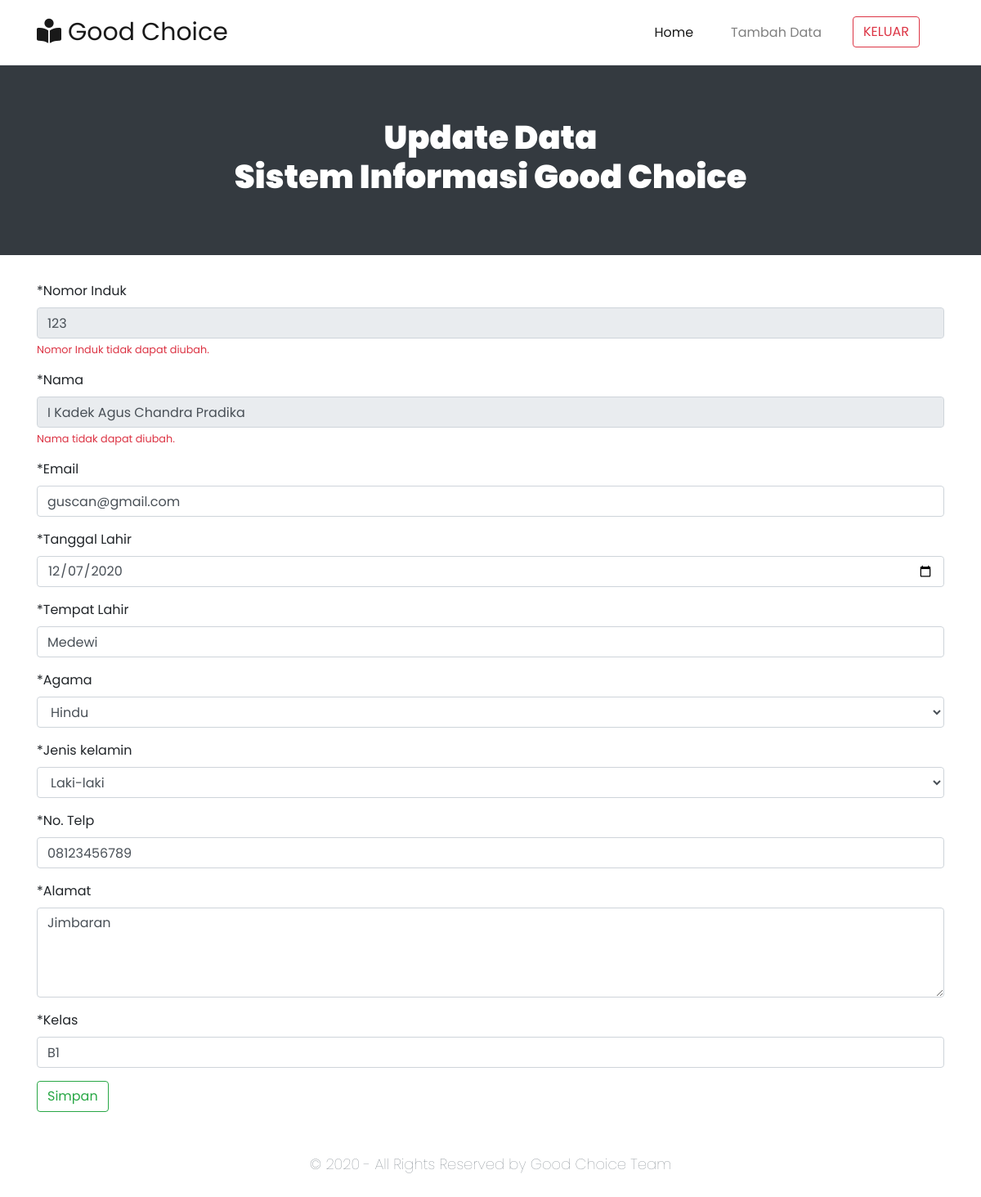
Screenshot of /data_update.php?nomor_induk=123 with the database file from the repository.
### tables this page shows
CREATE TABLE `user` (
  `nomor_induk` int(20) NOT NULL,
  `name` varchar(100) NOT NULL,
  `email` varchar(50) NOT NULL,
  `birth_date` varchar(50) NOT NULL,
  `birth_place` varchar(50) NOT NULL,
  `gender` enum('Laki-laki','Perempuan') NOT NULL,
  `religion` enum('Hindu','Islam','Buddha','Katolik','Protestan','Konghucu') NOT NULL,
  `address` varchar(100) NOT NULL,
  `telp` varchar(50) NOT NULL,
  `class` varchar(50) NOT NULL
);

### data_update.php (the view, shortened to what this page needs)
<?php
include("config.php");
$id = $_GET['nomor_induk'];
$sql = "SELECT * FROM user WHERE nomor_induk=$id";
$query = mysqli_query($db, $sql);
$siswa = mysqli_fetch_assoc($query);
?>
<!doctype html>
<html lang="en">
<head>
    <link rel="stylesheet" href="https://unpkg.com/aos@next/dist/aos.css" />
    <link rel="stylesheet" href="dashboard.css">
    <link rel="stylesheet" href="https://cdn.jsdelivr.net/npm/bootstrap@4.5.3/dist/css/bootstrap.min.css">
</head>
<body>
    <nav class="navbar navbar-expand-lg navbar-light bg-transparent border-bottom" data-aos="fade-right" data-aos-duration="2000">
        <div class="container">
            <a class="navbar-brand" href="#"><i class="fas fa-book-reader"></i>&nbsp;Good Choice</a>
            <div class="collapse navbar-collapse" id="navbarNav">
                <ul class="navbar-nav ml-auto">
                    <li class="nav-item active">
                        <a class="nav-link" href="index.php">Home<span class="sr-only">(current)</span></a>
                    </li>
                    <li class="nav-item">
                        <a class="nav-link" href="data_insert.php">Tambah Data</a>
                    </li>
                    <li class="nav-item">
                        <a class="btn btn-block btn-outline-danger" href="index.php">KELUAR</a>
                    </li>
                </ul>
            </div>
        </div>
    </nav>
    <div class="jumbotron jumbotron-fluid search-wrapper bg-dark">
        <h1 class="display-4 text-center text-white" data-aos="fade-down" data-aos-duration="2000">Update Data<br>Sistem Informasi Good Choice</h1>
    </div>
    <div class="container" data-aos="fade-up" data-aos-duration="2000">
        <form action="proses_update.php" method="POST">
            <div class="form-group">
                <label for="nomor_induk">*Nomor Induk</label>
                <input type="text" name="nomor_induk" class="form-control" id="nomor_induk" value="<?php echo $siswa['nomor_induk'] ?>" aria-describedby="hint" readonly>
                <small id="hint" class="form-text text-danger">Nomor Induk tidak dapat diubah.</small>
            </div>
            <div class="form-group">
                <label for="nama">*Nama</label>
                <input type="text" name="name" class="form-control" id="nama" value="<?php echo $siswa['name']; ?>" aria-describedby="hint" readonly>
                <small id="hint" class="form-text text-danger">Nama tidak dapat diubah.</small>
            </div>
            <div class="form-group">
                <label for="email">*Email</label>
                <input type="email" class="form-control" name="email" id="email" value="<?php echo $siswa['email']; ?>">
            </div>
            <div class="form-group">
                <label for="birth_date">*Tanggal Lahir</label>
                <input type="date" class="form-control" name="birth_date" id="birth_date" value="<?php echo $siswa['birth_date']; ?>">
            </div>
            <div class="form-group">
                <label for="birth_place">*Tempat Lahir</label>
                <input type="text" class="form-control" name="birth_place" id="birth_place" value="<?php echo $siswa['birth_place']; ?>">
            </div>
            <div class="form-group">
                <label for="religion">*Agama</label>
                <select class="form-control" id="religion" name="religion">
                    <?php if ($siswa['religion'] == 'Hindu') : ?>
                        <option value="Hindu" selected>Hindu</option>
                    <?php endif; ?>
                </select>
            </div>
            <div class="form-group">
                <label for="gender">*Jenis kelamin</label>
                <select class="form-control" name="gender">
                    <?php if ($siswa['gender'] == 'Laki-laki') : ?>
                        <option value="Laki-laki" selected>Laki-laki</option>
                    <?php elseif ($siswa['gender'] == "Perempuan") : ?>
                        <option value="Laki-laki">Laki-laki</option>
                        <option value="Perempuan" selected>Perempuan</option>
                    <?php else : ?>
                        <option value="Laki-laki">Laki-laki</option>
                        <option value="Perempuan">Perempuan</option>
                    <?php endif; ?>
                </select>
            </div>
            <div class="form-group">
                <label for="telp">*No. Telp</label>
                <input type="number" class="form-control" name="telp" value="<?php echo $siswa['telp']; ?>" id="telp">
            </div>
            <div class="form-group">
                <label for="address">*Alamat</label>
                <textarea class="form-control" name="address" id="address" rows="4"><?php echo $siswa['address']; ?></textarea>
            </div>
            <div class="form-group">
                <label for="class">*Kelas</label>
                <input type="text" class="form-control" name="class" id="class" value="<?php echo $siswa['class']; ?>">
            </div>
            <button type="submit" name="update" class="btn btn-outline-success">Simpan</button>
        </form>
    </div>
    <div class="footer">
        <p class="text-secondary">&copy; 2020 - All Rights Reserved by Good Choice Team</p>
    </div>
</body>
</html>

### dashboard.css (style rules this page uses)
@media (min-width: 992px) { body, * { font-family: 'Poppins', sans-serif; } }
@media (min-width: 992px) { .navbar { height: 80px !important; } }
@media (min-width: 992px) { .navbar-brand { font-size: 25px !important; } }
@media (min-width: 992px) { .nav-item { padding-right: 30px; } }
@media (min-width: 992px) { .jumbotron { height: 250px; width: 100%; } }
@media (min-width: 992px) { .display-4 { font-weight: 900 !important; } }
.navbar-brand { font-size: 30px !important; font-weight: 400 !important; }
.jumbotron { height: 250px; width: 100%; }
.display-4 { font-size: 30pt !important; }
.footer { width: 100%; height: 60px; margin-top: 50px; }
.footer p { font-size: 18px; text-align: center; font-weight: lighter; padding: 0; margin: 0; }
.search-wrapper { height: 100% !important; width: 100% !important; }

### rows the page displays
user: nomor_induk "123", name "I Kadek Agus Chandra Pradika", email "guscan@gmail.com", birth_date "12/07/2020", birth_place "Medewi", religion "Hindu", gender "Laki-laki", telp "08123456789", address "Jimbaran", class "B1"
